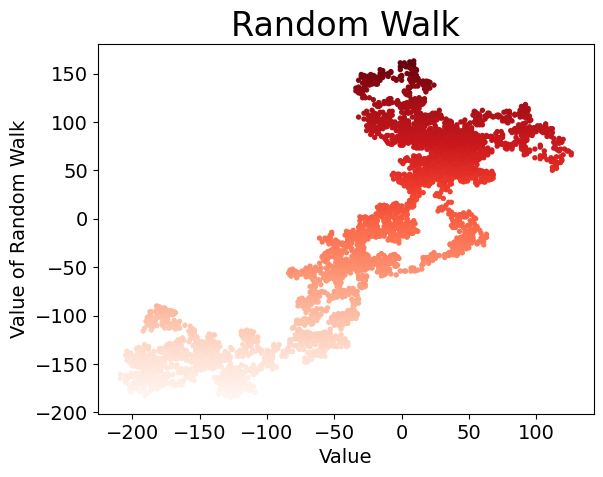

Here is the Python script that generated this plot:
# 随机漫步：每次行走都完全随机，没有明确方向，结果是由一系列随机决策决定的
from random import choice

import matplotlib.pyplot as plt


class RandomWalk():
    """一个生成随机漫步数据的类"""

    def __init__(self, num_points=5000):
        """初始化随机漫步的属性"""
        self.num_points = num_points

        # 所有漫步都始于[0, 0]
        self.x_values = [0]
        self.y_values = [0]

    def fill_walk(self):
        """计算随机漫步包含的所有的点"""

        # 不断漫步，直到列表到达指定的长度
        while len(self.x_values) < self.num_points:

            # 决定前进的方向以及沿着个方向前进的距离
            x_direction = choice([1, -1])
            x_distance = choice([0, 1, 2, 3, 4])
            x_step = x_direction * x_distance

            y_direction = choice([1, -1])
            y_distance = choice([0, 1, 2, 3, 4])
            y_step = y_direction * y_distance

            # 拒绝原地踏步
            if x_step == 0 and y_step == 0:
                continue

            # 计算下一个点的x值与y值
            next_x = self.x_values[-1] + x_step
            next_y = self.y_values[-1] + y_step

            self.x_values.append(next_x)
            self.y_values.append(next_y)

if __name__ == '__main__':
    random_walk = RandomWalk()
    random_walk.fill_walk()

    plt.scatter(random_walk.x_values, random_walk.y_values, c=random_walk.y_values,
                cmap=plt.cm.Reds, edgecolors='none', s=15)

    plt.title('Random Walk', fontsize=24)
    plt.xlabel('Value', fontsize=14)
    plt.ylabel('Value of Random Walk', fontsize=14)

    plt.tick_params(axis='both', which='major', labelsize=14)

    plt.savefig('random_walk.png', bbox_inches='tight')

    plt.show()